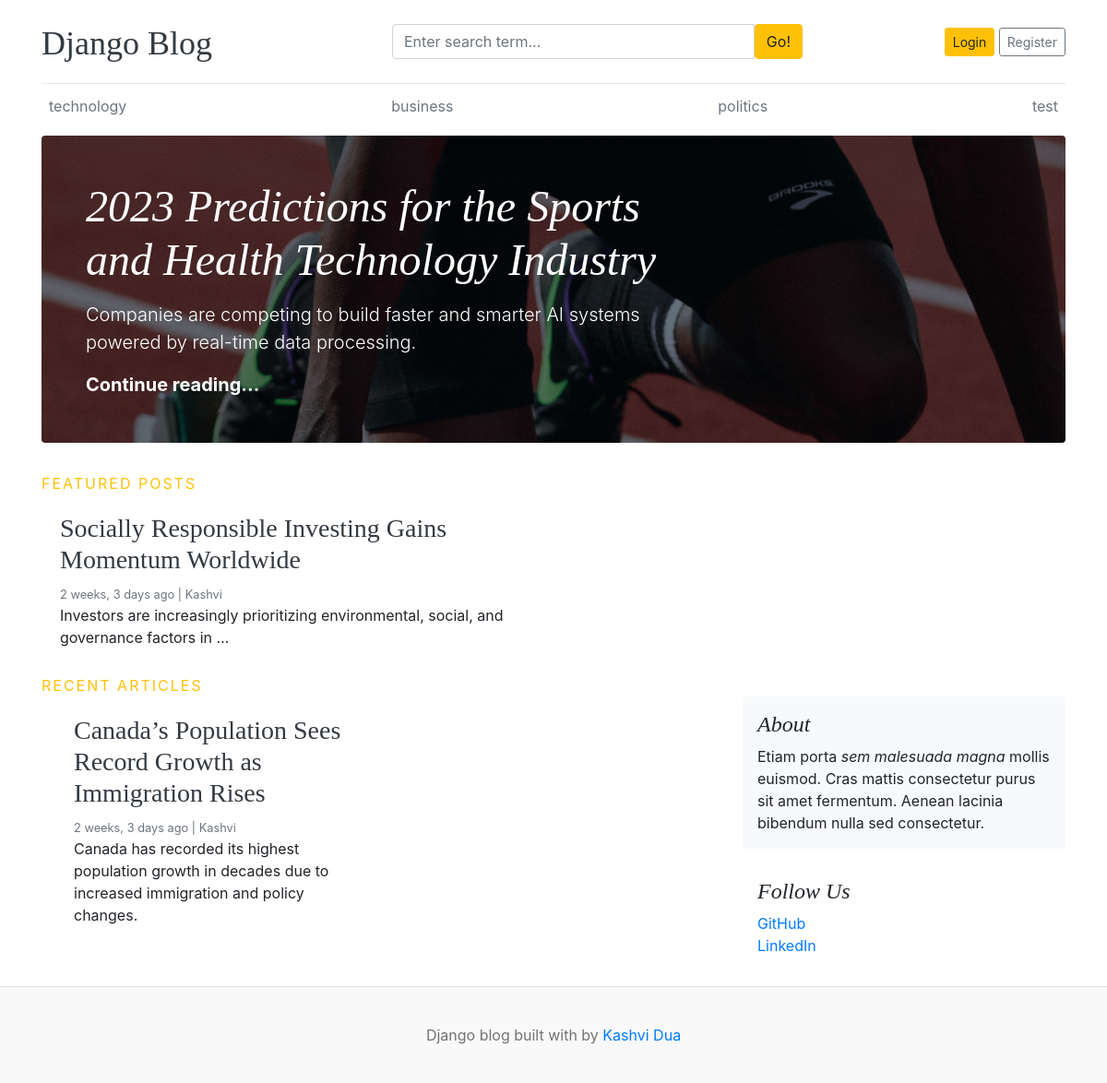
The app's page /, older data.
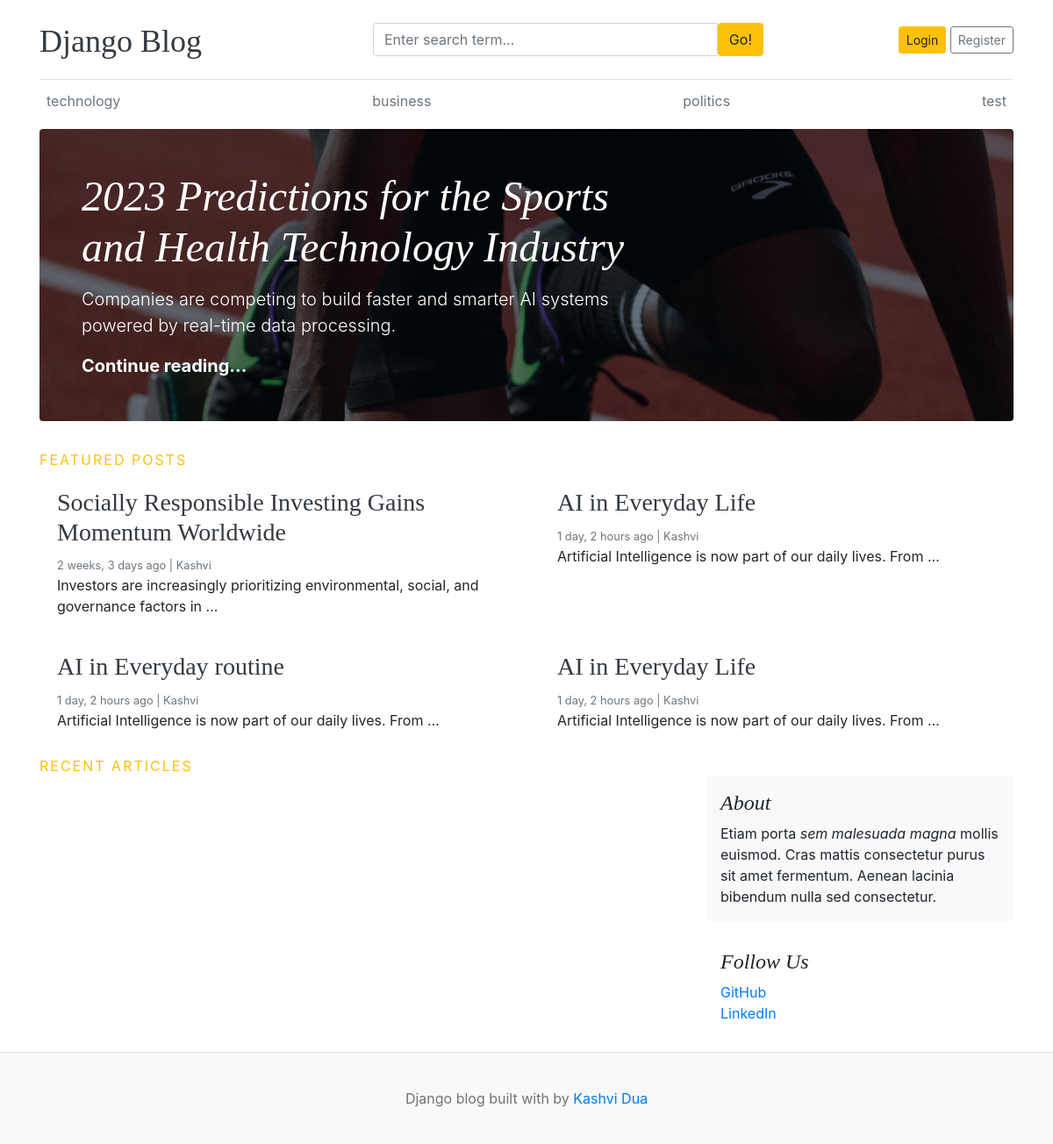
The same page, newer data.
### blogs/models.py (models this page shows, shortened)
class category(models.Model):
    category_name= models.CharField(max_length=50,unique=True)
    created_at= models.DateTimeField(auto_now_add=True)
    updated_at=models.DateTimeField(auto_now=True)

class Blog(models.Model):
    title=models.CharField(max_length=100)
    slug=models.SlugField(max_length=150,unique=True)
    Category=models.ForeignKey(category,on_delete=models.CASCADE)
    author=models.ForeignKey(User,on_delete=models.CASCADE)
    featured_image = models.ImageField(
        upload_to='uploads/%Y/%m/%d',
        blank=True,
        null=True
    )
    short_description = models.TextField(max_length=500)
    blog_body = models.TextField(max_length=2000)
    status = models.IntegerField(
        choices=STATUS_CHOICES,
        default=0
    )
    is_featured = models.BooleanField(default=False)
    created_at = models.DateTimeField(auto_now_add=True)
    updated_at = models.DateTimeField(auto_now=True)

### blogs/views.py (the view)
# urls.py: 2. Add a URL to urlpatterns:  path('', views.home, name='home')
def home(request):
    categories= category.objects.all()
    featured_posts=Blog.objects.filter(is_featured=True,status='1')
    posts=Blog.objects.filter(is_featured=False,status='1')
    context = {
        'categories' : categories,
        "featured_posts": featured_posts,
        'posts':posts,
    }
    return render(request,'home.html',context)

### blogs/context_preprocessor.py (called while the page is built)
def get_category(request):
    categories= category.objects.all()
    return dict(categories=categories)

### templates/home.html
{% extends 'base.html' %}
{% block content %}
 {% for post in featured_posts %}
   {% if forloop.first %}
<div class="jumbotron p-3 p-md-5 text-white rounded bg-dark" style="background-image:url({{post.featured_image.url}});background-blend-mode: overlay;background-size:cover;">
    <div class="col-md-8 px-0">
      <h1 class="display-4 font-italic">{{post.title}}</h1>
      <p class="lead my-3">{{post.short_description}}</p>
      <p class="lead mb-0"><a href="{% url 'blogs' post.slug %}" class="text-white font-weight-bold">Continue reading...</a></p>
    </div>
  </div>
  {% endif %}
{% endfor %}
 <div class="text-uppercase text-warning" style="letter-spacing: 2px;">FEATURED POSTS</div>
  <div class="row mb-2">
    {% for post in featured_posts %}
    {% if not forloop.first %}
    <div class="col-md-6">
      <div class="card border-0" >
        <div class="card-body">
          <h3><a href="{% url 'blogs' post.slug %}" class="text-dark">{{post.title}}</a></h3>
          <small class="mb-1 text-muted">{{post.created_at | timesince}} ago | {{post.author}}</small>
          <p class="card-text">{{post.short_description | truncatewords:10}}</p>
        </div>
      </div>
    </div>
    {% endif %}
    {%endfor%}
  </div>
<div class="text-uppercase text-warning" style="letter-spacing: 2px;">recent Articles</div>
  <main role="main" class="container p-0">
    <div class="row">
      <div class="col-md-8 blog-main">
{% for post in posts %}
    <div class="col-md-6">
      <div class="card border-0" >
        <div class="card-body">
         <h3><a href="{% url 'blogs' post.slug %}" class="text-dark">{{post.title}}</a></h3>
          <small class="mb-1 text-muted">{{post.created_at | timesince}} ago | {{post.author}}</small>
          <p class="card-text">{{post.short_description}}</p>
        </div>
      </div>
    </div>
    {%endfor%}
      </div>
      <aside class="col-md-4 blog-sidebar">
        <div class="p-3 mb-3 bg-light rounded">
          <h4 class="font-italic">About</h4>
          <p class="mb-0">Etiam porta <em>sem malesuada magna</em> mollis euismod. Cras mattis consectetur purus sit amet fermentum. Aenean lacinia bibendum nulla sed consectetur.</p>
        </div>
        <div class="p-3">
          <h4 class="font-italic">Follow Us</h4>
          <ol class="list-unstyled">
            <li><a href="#">GitHub</a></li>
            <li><a href="#">LinkedIn</a></li>
          </ol>
        </div>
      </aside>
    </div>
  </main>
</div>
{% endblock %}

### templates/base.html (shortened to what this page needs)
{% load static %}
<!DOCTYPE html>
<html lang="en">
<head>
    <link href="https://getbootstrap.com/docs/4.0/dist/css/bootstrap.min.css" rel="stylesheet">
    <link href="{%static 'css/blog.css' %}" rel="stylesheet">
    <link
  rel="stylesheet"
  href="https://cdnjs.cloudflare.com/ajax/libs/font-awesome/5.15.4/css/all.min.css"
/>
  </head>
<body>
    <div class="container">
      <header class="blog-header py-3">
        <div class="row flex-nowrap justify-content-between align-items-center">
          <div class="col-4 pt-1">
            <a class="blog-header-logo text-dark" href="/">Django Blog</a>
          </div>
          <div class="col-5">
    <form action="{% url 'search' %}" method="get">
        <div class="input-group">
            <input
                class="form-control"
                type="text"
                name="keyword"
                value="{{ keyword }}"
                placeholder="Enter search term..."
                aria-label="Enter search term..."
            />
            <button class="btn btn-warning" type="submit" id="button-search">
                Go!
            </button>
        </div>
    </form>
</div>
          <div class="col-3 d-flex justify-content-end align-items-center">
            {% if not user.is_authenticated %}
            <a class="btn btn-sm btn-warning" href="{% url 'login' %}">Login</a> &nbsp;
            <a class="btn btn-sm btn-outline-secondary" href="register">Register</a>
            {% else %}
            <span><a href="{% url 'dashboard' %}">Dashboard</a></span>
            &emsp;
            <span><a href="{% url 'logout' %}">Logout</a></span>
            {% endif %}
          </div>
        </div>
      </header>
      <div class="nav-scroller py-1 mb-2">
        <nav class="nav d-flex justify-content-between">
          {% for cat in categories %}
          <a class="p-2 text-muted" href="{% url 'postsbycategory' cat.id %}">{{ cat.category_name}}</a>
          {% endfor %}
        </nav>
      </div>
{% block content %}
{% endblock %}
<footer class="blog-footer">
  <p>Django blog built with   by <a href="#">Kashvi Dua</a></p>
</footer>
</body>
</html>

### static/css/blog.css (style rules this page uses)
.blog-header { border-bottom: 1px solid #e5e5e5; }
.blog-header-logo { font-family: "Playfair Display", Georgia, "Times New Roman", serif; font-size: 2.25rem; }
h1, h2, h3, h4, h5, h6 { font-family: "Playfair Display", Georgia, "Times New Roman", serif; }
.display-4 { font-size: 2.5rem; }
@media (min-width: 768px) { .display-4 { font-size: 3rem; } }
.blog-footer { padding: 2.5rem 0; color: #727272; text-align: center; background-color: #f9f9f9; border-top: .05rem solid #e5e5e5; }
.blog-footer p:last-child { margin-bottom: 0; }

Row changes from the older to the newer data that the page shows:
removed Blog: title "Canada’s Population Sees Record Growth as Immigration Rises", created_at "2 weeks, 3 days", author "Kashvi", short_description "Canada has recorded its highest population growth in decades due to increased immigration and policy changes."
added Blog: title "AI in Everyday Life", created_at "1 day, 2 hours", author "Kashvi", short_description "Artificial Intelligence is now part of our daily lives. From …"
added Blog: title "AI in Everyday routine", created_at "1 day, 2 hours", author "Kashvi", short_description "Artificial Intelligence is now part of our daily lives. From …"
added Blog: title "AI in Everyday Life", created_at "1 day, 2 hours", author "Kashvi", short_description "Artificial Intelligence is now part of our daily lives. From …"
